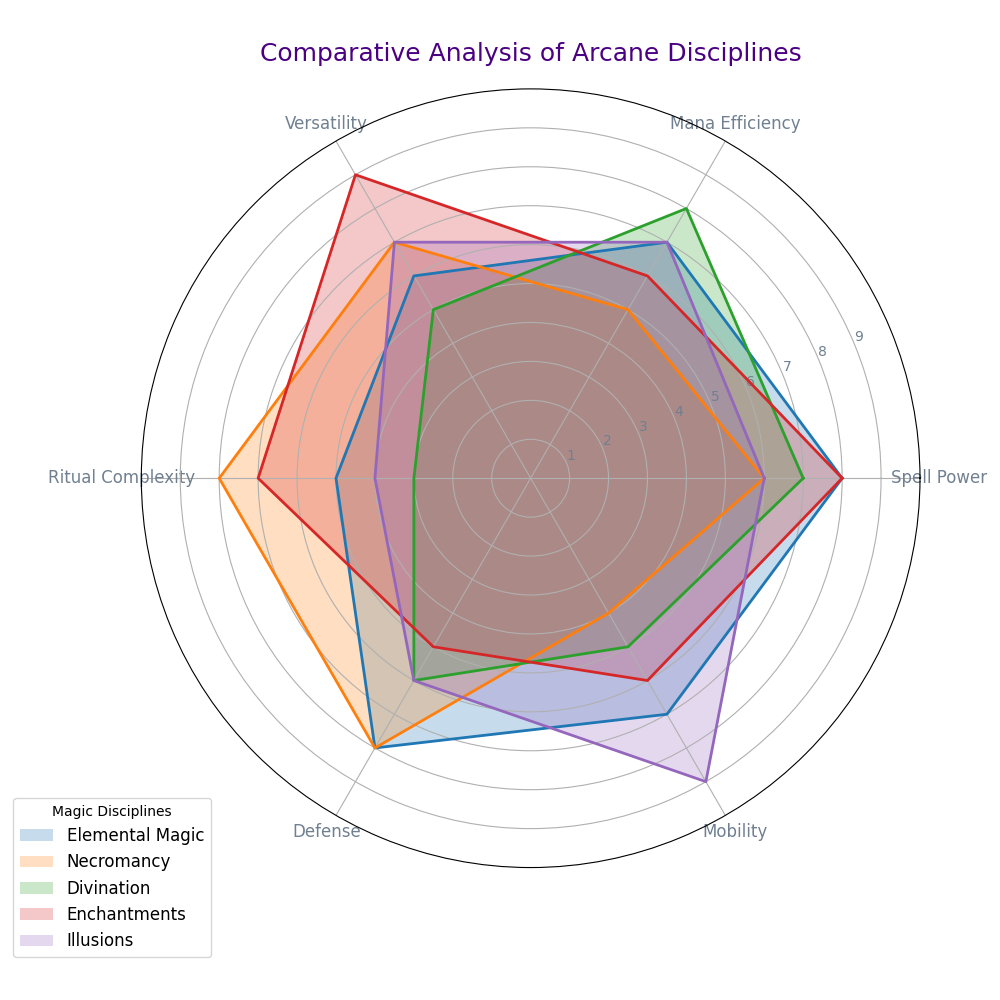

Reproduce this figure in Python.
import numpy as np
import matplotlib.pyplot as plt

# Backstory: In the world of mysticism, various arcane disciplines offer unique abilities.
# The chart compares these abilities across different magic disciplines.

# Define magical abilities and their ratings for each discipline
abilities = ['Spell Power', 'Mana Efficiency', 'Versatility', 'Ritual Complexity', 'Defense', 'Mobility']
num_vars = len(abilities)

# Ratings for each discipline
arcane_discs_data = {
    'Elemental Magic': [8, 7, 6, 5, 8, 7],
    'Necromancy': [6, 5, 7, 8, 8, 4],
    'Divination': [7, 8, 5, 3, 6, 5],
    'Enchantments': [8, 6, 9, 7, 5, 6],
    'Illusions': [6, 7, 7, 4, 6, 9]
}

# Calculate the angle for each ability
angles = np.linspace(0, 2 * np.pi, num_vars, endpoint=False).tolist()
angles += angles[:1]  # Complete the loop for the last angle

# Create the radar chart
fig, ax = plt.subplots(figsize=(10, 10), subplot_kw=dict(polar=True))

# Plot each discipline, fill the area, and add labels
for discipline, ratings in arcane_discs_data.items():
    ratings += ratings[:1]  # Repeat the first value to close the radar chart loop
    ax.fill(angles, ratings, alpha=0.25, label=discipline)
    ax.plot(angles, ratings, linewidth=2)

# Customize the appearance
plt.xticks(angles[:-1], abilities, color='slategray', size=12)
ax.set_ylim(0, 10)
plt.yticks(range(1, 10), map(str, range(1, 10)), color="slategray", size=10)

# Title and legend settings
plt.title('Comparative Analysis of Arcane Disciplines', size=18, color='indigo', pad=20)
ax.legend(loc='best', bbox_to_anchor=(0.1, 0.1), fontsize=12, title='Magic Disciplines')

# Adjust layout to ensure everything is neatly positioned
plt.tight_layout()

# Display the radar chart
plt.show()
